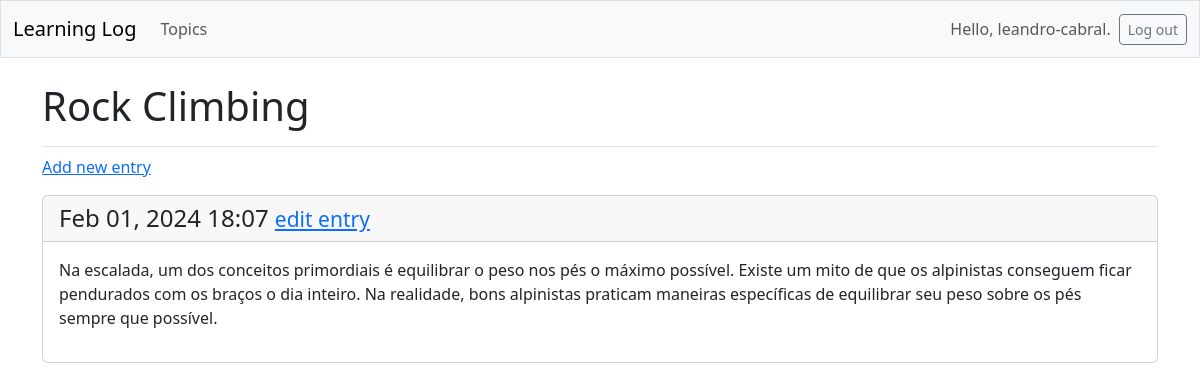
/topics/2/ (signed in), run on the app's committed database.
### learning_logs/models.py (models this page shows, shortened)
class Topic(models.Model):
    text = models.CharField(max_length=200)
    date_added = models.DateTimeField(auto_now_add=True)
    owner = models.ForeignKey(User, on_delete=models.CASCADE)

class Entry(models.Model):
    topic = models.ForeignKey(Topic, on_delete=models.CASCADE)
    text = models.TextField()
    date_added = models.DateTimeField(auto_now_add=True)
    class Meta:
        verbose_name_plural = 'entries'

### learning_logs/views.py (the view)
# urls.py: path('topics/<int:topic_id>/', views.topic, name='topic'),
@login_required
def topic(request, topic_id):
    topic = Topic.objects.get(id=topic_id)
    if topic.owner != request.user:
        raise Http404
    entries = topic.entry_set.order_by('-date_added')
    context = {'topic': topic, 'entries': entries}
    return render(request, 'learning_logs/topic.html', context)

### learning_logs/templates/learning_logs/topic.html
{% extends 'learning_logs/base.html' %}
{% block page_header %}
  <h1>{{ topic.text }}</h1>
{% endblock page_header %}
{% block content %}
  <p>
    <a href="{% url 'learning_logs:new_entry' topic.id %}">Add new entry</a>
  </p>
  {% for entry in entries %}
    <div class="card mb-3">
      <h4 class="card-header">
        {{ entry.date_added|date:'M d, Y H:i' }}
        <small><a href="{% url 'learning_logs:edit_entry' entry.id %}">
          edit entry</a></small>
      </h4>
      <div class="card-body">{{ entry.text|linebreaks }}</div>
    </div>
  {% empty %}
    <p>There are no entries for this topic yet.</p>
  {% endfor %}
{% endblock content %}

### learning_logs/templates/learning_logs/base.html (shortened to what this page needs)
<!doctype html>
<html lang="en">
<head>
  {% load django_bootstrap5 %}
  {% bootstrap_css %}
</head>
<body>
  <nav class="navbar navbar-expand-md navbar-light bg-light mb-4 border">
    <div class="container-fluid">
      <a class="navbar-brand" href="{% url 'learning_logs:index' %}">
          Learning Log</a>
      <div class="collapse navbar-collapse" id="navbarCollapse">
        <ul class="navbar-nav me-auto mb-2 mb-md-0">
          <li class="nav-item">
            <a class="nav-link" href="{% url 'learning_logs:topics' %}">
              Topics</a></li>
        </ul>
        <ul class="navbar-nav ms-auto mb-2 mb-md-0">
          {% if user.is_authenticated %}
            <li class="nav-item">
              <span class="navbar-text me-2">Hello, {{ user.username }}.
                </span></li>
          {% endif %}
        </ul>
        {% if user.is_authenticated %}
          <form action="{% url 'accounts:logout' %}" method='post'>
            <button name='submit' class='btn btn-outline-secondary btn-sm'>
              Log out</button>
          </form>
        {% endif %}
      </div>
    </div>
  </nav>
  <main class="container">
    <div class="pb-2 mb-2 border-bottom">
      {% block page_header %}{% endblock page_header %}
    </div>
    <div>
      {% block content %}{% endblock content %}
    </div>
  </main>
</body>
</html>

### data on the page
Topic: text "Rock Climbing"
Entry: date_added "Feb 01, 2024 18:07", text "Na escalada, um dos conceitos primordiais é equilibrar o peso nos pés o máximo possível. Existe um mito de que os alpinistas conseguem ficar pendurados com os braços o dia inteiro. Na realidade, bons alpinistas praticam maneiras específicas de equilibrar seu peso sobre os pés sempre que possível."

### other printed values
{{ user.username }} "leandro-cabral"
